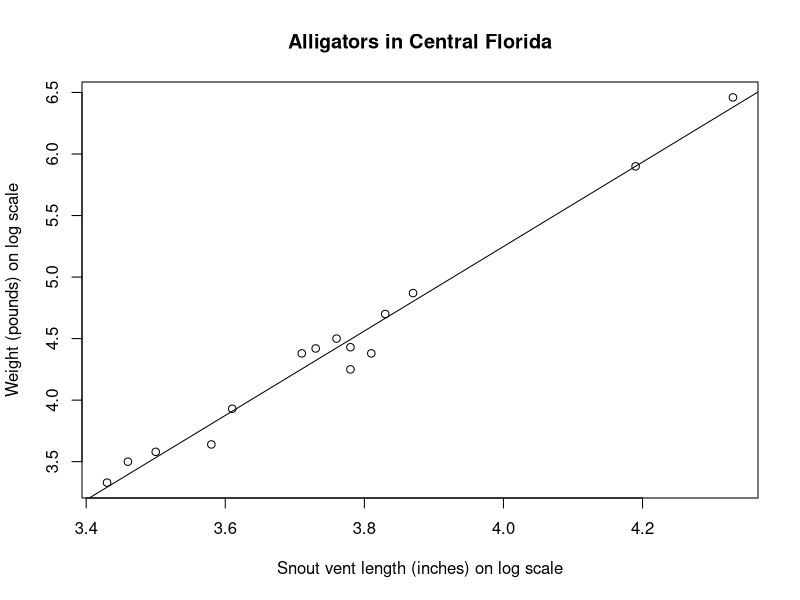

Source code (R):

alligator = data.frame(
  lnLength = c(3.87, 3.61, 4.33, 3.43, 3.81, 3.83, 3.46, 3.76,
    3.50, 3.58, 4.19, 3.78, 3.71, 3.73, 3.78),
  lnWeight = c(4.87, 3.93, 6.46, 3.33, 4.38, 4.70, 3.50, 4.50,
    3.58, 3.64, 5.90, 4.43, 4.38, 4.42, 4.25)
)

plot(lnWeight ~ lnLength, data = alligator,
  xlab = "Snout vent length (inches) on log scale",
  ylab = "Weight (pounds) on log scale",
  main = "Alligators in Central Florida"
)
alli.mod1 = lm(lnWeight ~ lnLength, data = alligator)
summary(alli.mod1)
abline(alli.mod1)
